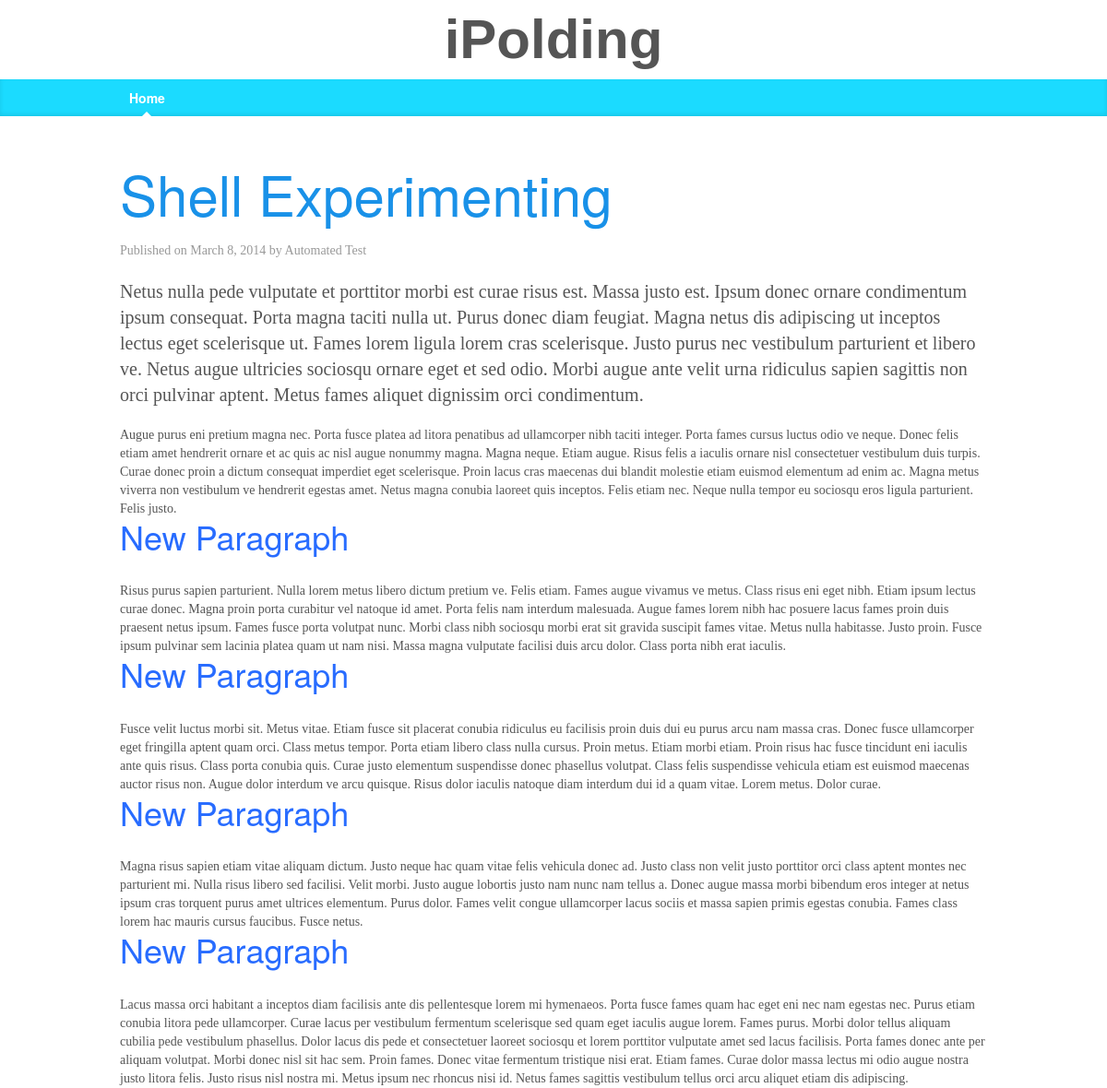
The page /blog/entry/2 on the database its author committed.
### blog/models.py (models this page shows, shortened)
class Entry(models.Model):
    title = models.CharField(max_length=140)
    pub_date = models.DateTimeField('date published')
    author = models.CharField(max_length=30)
    summary = models.TextField()
    text = models.TextField()

### blog/views.py (the view)
# urls.py: url(r'^entry/(?P<pk>\d+)$', views.DetailView.as_view(), name='blog_entry'),
class DetailView(generic.DetailView):
    model = Entry
    template_name = 'blog/entry.html'
    def get_queryset(self):
        return Entry.objects.filter(pub_date__lte=timezone.now())

### blog/templates/blog/entry.html
{% extends "base.html" %}
{% block content %}
<article >
      <div class="blog-header">
        <h1 class="blog-title">{{ entry.title }}</h1>
      </div>
    <div class="blog-post-meta">Published on {{ entry.pub_date|date }} by {{ entry.author }}</div>
    <p class="lead blog-description">{{ entry.summary }}</p>
    <section>
        {{ entry.text|safe }}
    </section>
</article>
{% endblock content %}

### rows shown on the page
Entry: title "Shell Experimenting", pub_date "March 8, 2014", author "Automated Test", summary "Netus nulla pede vulputate et porttitor morbi est curae risus est. Massa justo est. Ipsum donec ornare condimentum ipsum consequat. Porta magna taciti nulla ut. Purus donec diam feugiat. Magna netus dis adipiscing ut inceptos lectus eget scelerisque ut. Fames lorem ligula lorem cras scelerisque. Justo purus nec vestibulum parturient et libero ve. Netus augue ultricies sociosqu ornare eget et sed odio. Morbi augue ante velit urna ridiculus sapien sagittis non orci pulvinar aptent. Metus fames aliquet dignissim orci condimentum.", text "Augue purus eni pretium magna nec. Porta fusce platea ad litora penatibus ad ullamcorper nibh taciti integer. Porta fames cursus luctus odio ve neque. Donec felis etiam amet hendrerit ornare et ac quis ac nisl augue nonummy magna. Magna neque. Etiam augue. Risus felis a iaculis ornare nisl consectetuer vestibulum duis turpis. Curae donec proin a dictum consequat imperdiet eget scelerisque. Proin lacus cras maecenas dui blandit molestie etiam euismod elementum ad enim ac. Magna metus viverra non vestibulum ve hendrerit egestas amet. Netus magna conubia laoreet quis inceptos. Felis etiam nec. Neque nulla tempor eu sociosqu eros ligula parturient. Felis justo. New Paragraph Risus purus sapien…"
